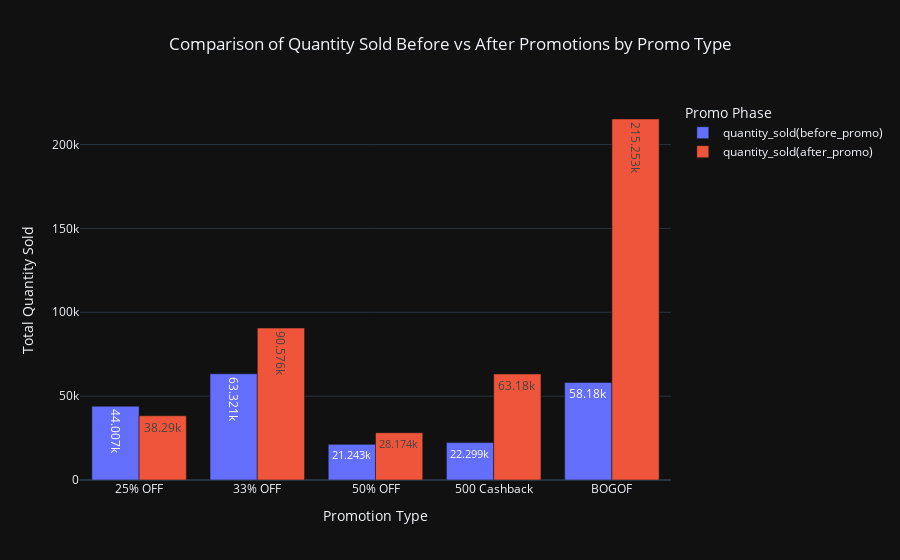

Notebook code for this chart:
### Markdown cell above
Low-priced items (~₹200)

Experienced massive sales lift during promotions.

Likely benefited from high price sensitivity and impulse purchases.

Mid-priced items (~₹600–₹1000)

Showed only a slight increase in quantity sold.

Indicates moderate responsiveness to the same promotions.

High-priced items (~₹1190 and above)

Sales increased gradually with higher prices.

Promotions work, but the lift is less steep compared to lower-priced items.

Overall trend

Promotions are most effective for low-priced, high-velocity items.

Mid-range products may need stronger or different promotion types to drive noticeable lift.

High-end products respond slowly, possibly requiring premium-targeted offers or longer campaign durations.

Insight for sales strategy

Focus on aggressive promotions for cheaper items to maximize volume.

Consider tailored promotions for mid- and high-priced products to optimize incremental revenue.

### Code cell
# Aggregate total quantity sold before and after promo for each promo type
promo_summary = event_data.groupby('promo_type', as_index=False).agg({
    'quantity_sold(before_promo)': 'sum',
    'quantity_sold(after_promo)': 'sum'
})

# Melt into long format for grouped bar chart
promo_melted = promo_summary.melt(
    id_vars='promo_type',
    value_vars=['quantity_sold(before_promo)', 'quantity_sold(after_promo)'],
    var_name='Promo Phase',
    value_name='Total Quantity Sold'
)

# Create grouped bar chart
fig = px.bar(
    promo_melted,
    x='promo_type',
    y='Total Quantity Sold',
    color='Promo Phase',
    barmode='group',
    title='Comparison of Quantity Sold Before vs After Promotions by Promo Type',
    text_auto=True
)

fig.update_layout(
    xaxis_title='Promotion Type',
    yaxis_title='Total Quantity Sold',
    title_x=0.5,
    template='plotly_dark'
)

fig.show()

### Figure 1 — Plotly figure (JSON) as saved in the notebook; plotly's stock layout.template omitted (floating-point values rounded to 4 significant figures)
{"data": [{"alignmentgroup": "True", "hovertemplate": "Promo Phase=quantity_sold(before_promo)<br>promo_type=%{x}<br>Total Quantity Sold=%{y}<extra></extra>", "legendgroup": "quantity_sold(before_promo)", "marker": {"color": "#636efa", "pattern": {"shape": ""}}, "name": "quantity_sold(before_promo)", "offsetgroup": "quantity_sold(before_promo)", "orientation": "v", "showlegend": true, "textposition": "auto", "texttemplate": "%{y}", "type": "bar", "x": ["25% OFF", "33% OFF", "50% OFF", "500 Cashback", "BOGOF"], "xaxis": "x", "y": [44007, 63321, 21243, 22299, 58180], "yaxis": "y"}, {"alignmentgroup": "True", "hovertemplate": "Promo Phase=quantity_sold(after_promo)<br>promo_type=%{x}<br>Total Quantity Sold=%{y}<extra></extra>", "legendgroup": "quantity_sold(after_promo)", "marker": {"color": "#EF553B", "pattern": {"shape": ""}}, "name": "quantity_sold(after_promo)", "offsetgroup": "quantity_sold(after_promo)", "orientation": "v", "showlegend": true, "textposition": "auto", "texttemplate": "%{y}", "type": "bar", "x": ["25% OFF", "33% OFF", "50% OFF", "500 Cashback", "BOGOF"], "xaxis": "x", "y": [38290, 90576, 28174, 63180, 215253], "yaxis": "y"}], "layout": {"barmode": "group", "legend": {"title": {"text": "Promo Phase"}, "tracegroupgap": 0}, "title": {"text": "Comparison of Quantity Sold Before vs After Promotions by Promo Type", "x": 0.5}, "xaxis": {"anchor": "y", "domain": [0, 1], "title": {"text": "Promotion Type"}}, "yaxis": {"anchor": "x", "domain": [0, 1], "title": {"text": "Total Quantity Sold"}}}}
